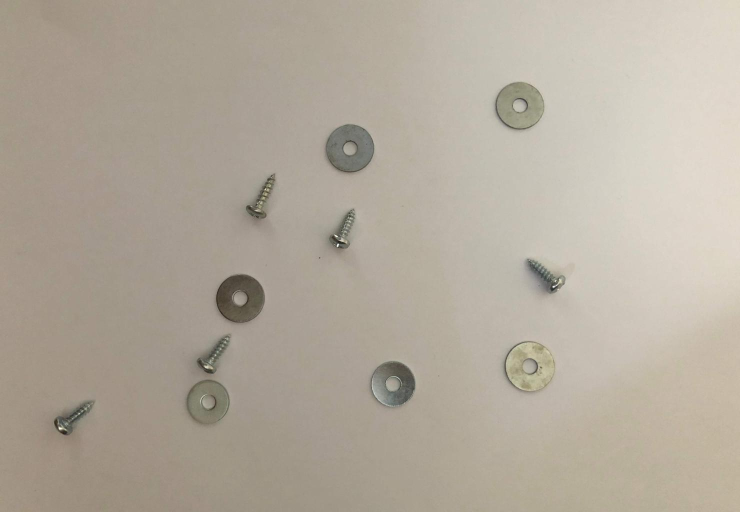
%> input picture Assignment_Input/IMG_01.jpg, 1480 x 1024 px (shown at 1/2 size)
$ octave Task5to6.m   (GNU Octave 9; MATLAB toolbox functions it lacks are replaced by stand-ins)
%> lines starting %> are read from the running program, lines starting %| are printed output that depends on the picture
% Task 5: Robust method --------------------------
clear; close all;

in_paths = ["IMG_01.jpg","IMG_02.jpg","IMG_03.jpg", ...
    "IMG_04.jpg","IMG_05.jpg","IMG_06.jpg","IMG_07.jpg", ...
    "IMG_08.jpg","IMG_09.jpg","IMG_10.jpg"];

GT_paths = ["IMG_01_GT.png","IMG_02_GT.png","IMG_03_GT.png", ...
    "IMG_04_GT.png","IMG_05_GT.png","IMG_06_GT.png","IMG_07_GT.png", ...
    "IMG_08_GT.png","IMG_09_GT.png","IMG_10_GT.png",];

% Perform enhancement, segmentation, and recognition on entire dataset.
% May take >30s to perform, consider reducing both in_paths and GT_paths
% to improve runtime.
segmentedImages = mySegment(in_paths);
% [21 lines not run here, left out]
function segmentedImages = mySegment(in_paths)
% Initialize container for storing all segmented images.
segmentedImages = cell(length(in_paths),1);
    for i = 1:length(in_paths)
        Iorigin = imread(in_paths(i));
%> Iorigin is the input picture: size 1024x1480x3 uint8; mean R, G, B 178.4, 169.5, 156.1
        I = rgb2gray(Iorigin);
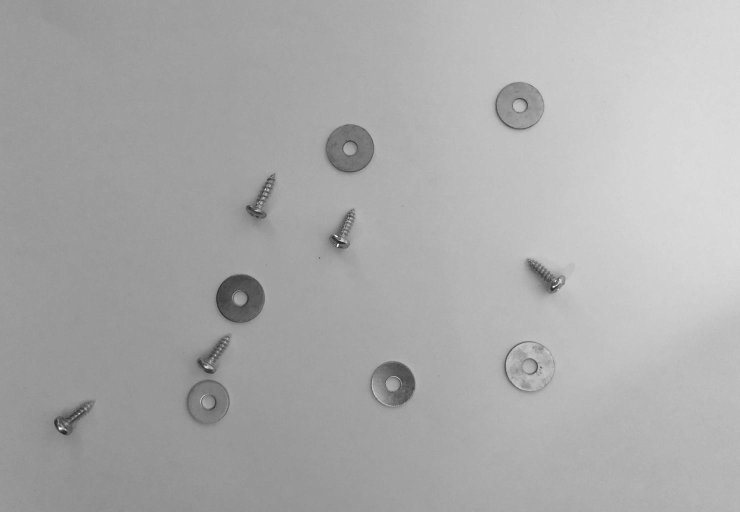
%> I: size 1024x1480 uint8 (shown at 1/2 size); min 19, max 255, mean 170.7
        %Bicubic interpolation
        I = imresize(I, 0.5);
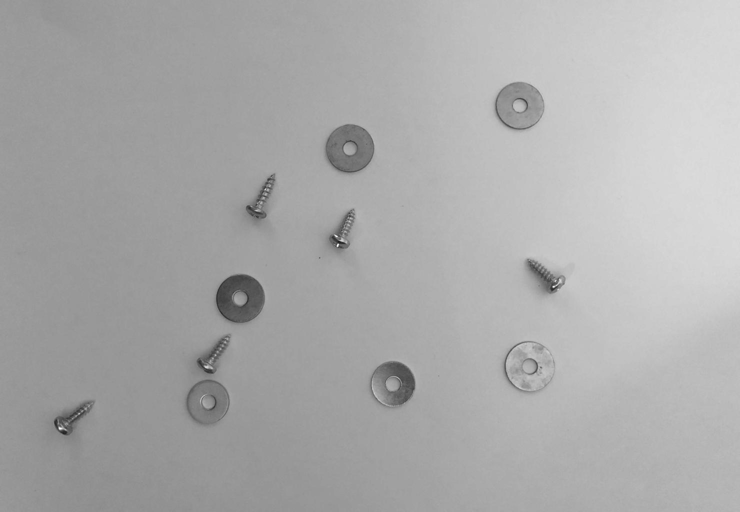
%> I: size 512x740 uint8; min 29, max 255, mean 170.7
        % Flatten with sigma 10, then contrast adjust.
        I = imflatfield(I,10);
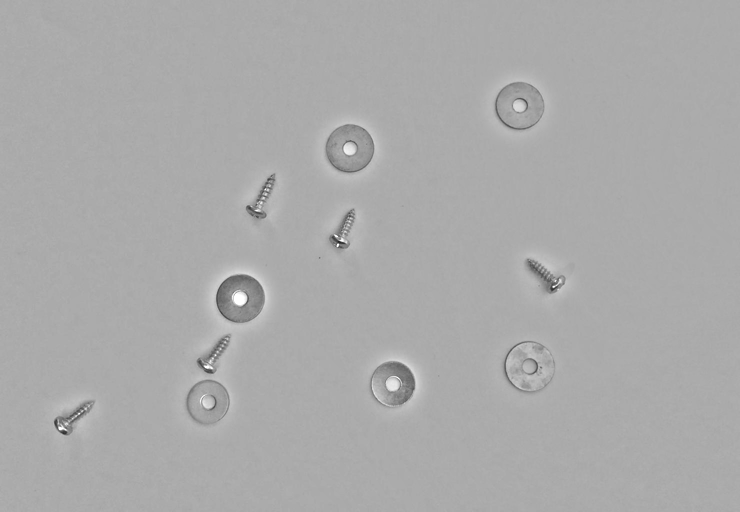
%> I: size 512x740 uint8; min 37, max 255, mean 170.6
%> (the run ends here)
